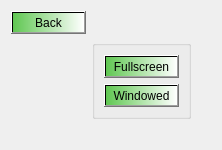
      <widget class="QWidget" name="page_Options">
       <layout class="QGridLayout" name="gridLayout_17" columnstretch="1,1,1">
        <item row="0" column="1">
         <spacer name="horizontalSpacer_36">
          <property name="orientation">
           <enum>Qt::Horizontal</enum>
          </property>
          <property name="sizeHint" stdset="0">
           <size>
            <width>40</width>
            <height>20</height>
           </size>
          </property>
         </spacer>
        </item>
        <item row="2" column="0">
         <spacer name="verticalSpacer_18">
          <property name="orientation">
           <enum>Qt::Vertical</enum>
          </property>
          <property name="sizeHint" stdset="0">
           <size>
            <width>20</width>
            <height>40</height>
           </size>
          </property>
         </spacer>
        </item>
        <item row="2" column="1">
         <widget class="QGroupBox" name="groupBox_12">
          <property name="styleSheet">
           <string notr="true"/>
          </property>
          <property name="title">
           <string/>
          </property>
          <property name="flat">
           <bool>true</bool>
          </property>
          <layout class="QVBoxLayout" name="verticalLayout_8">
           <item>
            <widget class="QPushButton" name="pushButton_Fullscreen">
             <property name="cursor">
              <cursorShape>PointingHandCursor</cursorShape>
             </property>
             <property name="styleSheet">
              <string notr="true">background-color: qlineargradient(spread:pad, x1:0, y1:0, x2:1, y2:0, stop:0 rgba(96, 199, 82, 255), stop:1 rgba(255, 255, 255, 255));</string>
             </property>
             <property name="text">
              <string>Fullscreen</string>
             </property>
            </widget>
           </item>
           <item>
            <widget class="QPushButton" name="pushButton_Windowed">
             <property name="cursor">
              <cursorShape>PointingHandCursor</cursorShape>
             </property>
             <property name="styleSheet">
              <string notr="true">background-color: qlineargradient(spread:pad, x1:0, y1:0, x2:1, y2:0, stop:0 rgba(96, 199, 82, 255), stop:1 rgba(255, 255, 255, 255));</string>
             </property>
             <property name="text">
              <string>Windowed</string>
             </property>
            </widget>
           </item>
          </layout>
         </widget>
        </item>
        <item row="2" column="2">
         <spacer name="verticalSpacer_19">
          <property name="orientation">
           <enum>Qt::Vertical</enum>
          </property>
          <property name="sizeHint" stdset="0">
           <size>
            <width>20</width>
            <height>40</height>
           </size>
          </property>
         </spacer>
        </item>
        <item row="0" column="0" alignment="Qt::AlignLeft">
         <widget class="QPushButton" name="pushButton_OptionsPage_Back">
          <property name="cursor">
           <cursorShape>PointingHandCursor</cursorShape>
          </property>
          <property name="styleSheet">
           <string notr="true">background-color: qlineargradient(spread:pad, x1:0, y1:0, x2:1, y2:0, stop:0 rgba(96, 199, 82, 255), stop:1 rgba(255, 255, 255, 255));</string>
          </property>
          <property name="text">
           <string>Back</string>
          </property>
         </widget>
        </item>
        <item row="3" column="1">
         <spacer name="horizontalSpacer_37">
          <property name="orientation">
           <enum>Qt::Horizontal</enum>
          </property>
          <property name="sizeHint" stdset="0">
           <size>
            <width>40</width>
            <height>20</height>
           </size>
          </property>
         </spacer>
        </item>
       </layout>
      </widget>
